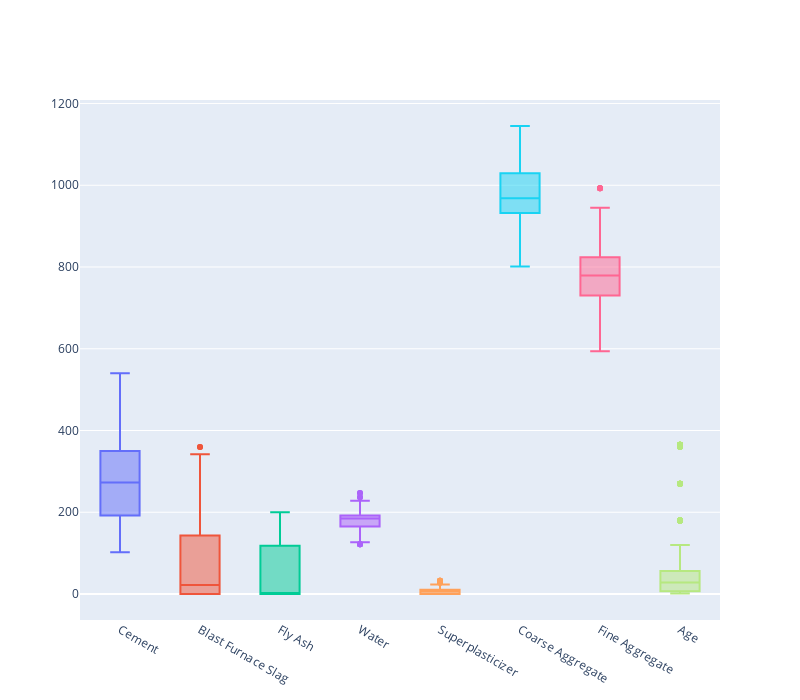

Notebook code for this chart:
### Code cell
import plotly.graph_objects as go

fig = go.Figure()
for i in df.columns:
    fig.add_trace(go.Box(y=df[str(i)], name=str(i)))
fig.update_layout(showlegend=False,height = 700, width=800)
fig.show()

### Figure 1 — Plotly figure (JSON) as saved in the notebook; plotly's stock layout.template omitted (floating-point values rounded to 4 significant figures; data arrays with more than 128 entries replaced by an {"elided": "..."} marker saying what was removed)
{"data": [{"name": "Cement", "type": "box", "y": {"elided": "1030 float values"}}, {"name": "Blast Furnace Slag", "type": "box", "y": {"elided": "1030 float values"}}, {"name": "Fly Ash", "type": "box", "y": {"elided": "1030 float values"}}, {"name": "Water", "type": "box", "y": {"elided": "1030 float values"}}, {"name": "Superplasticizer", "type": "box", "y": {"elided": "1030 float values"}}, {"name": "Coarse Aggregate", "type": "box", "y": {"elided": "1030 float values"}}, {"name": "Fine Aggregate", "type": "box", "y": {"elided": "1030 float values"}}, {"name": "Age", "type": "box", "y": {"elided": "1030 int values"}}], "layout": {"height": 700, "showlegend": false, "width": 800}}
